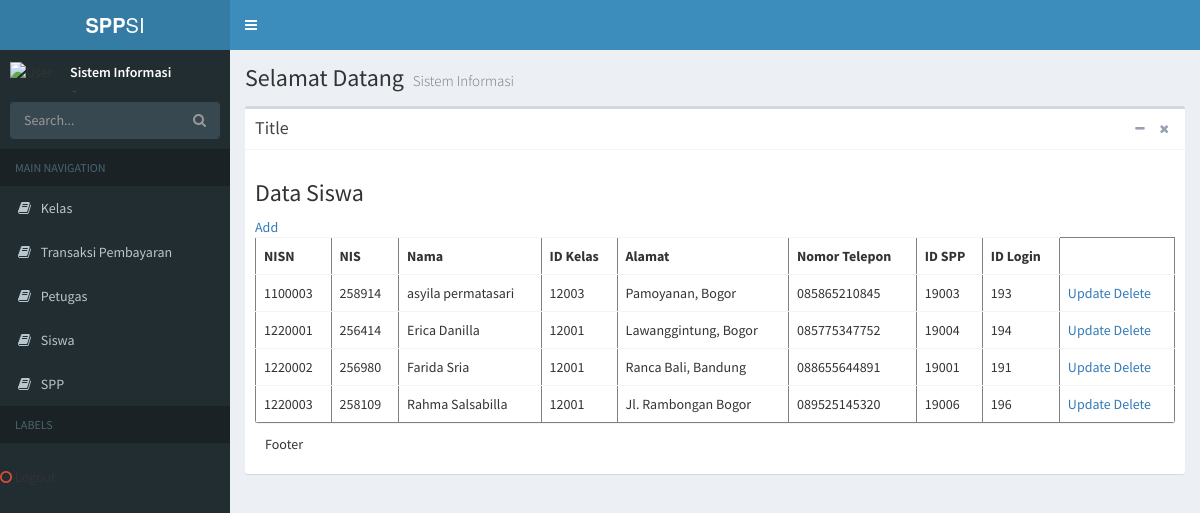
Screenshot of /index.php/welcome/DataSiswa with the database file from the repository.
### tables this page shows
CREATE TABLE `siswa` (
  `nisn` varchar(10) NOT NULL,
  `nis` varchar(8) NOT NULL,
  `nama` varchar(35) NOT NULL,
  `id_kelas` int(11) NOT NULL,
  `alamat` text NOT NULL,
  `no_telp` varchar(13) NOT NULL,
  `id_spp` int(11) NOT NULL,
  `id_login` int(11) NOT NULL,
  `image` varchar(255) NOT NULL DEFAULT 'default.jpg'
);

### application/controllers/Welcome.php (called while the page is built, shortened)
<?php
class Welcome extends CI_Controller {
	function __construct(){
	$this->load->model('MSudi');
	}
public function DataSiswa()
	{
		if($this->uri->segment(4)=='view')
		{
			$nisn=$this->uri->segment(3);
			$tampil=$this->MSudi->GetDataWhere('siswa','nisn',$nisn)->row();
			$data['detail']['nisn']= $tampil->nisn;
            		$data['detail']['nis']= $tampil->nis;
            		$data['detail']['nama']= $tampil->nama;
            		$data['detail']['id_kelas']= $tampil->id_kelas;
            		$data['detail']['alamat']= $tampil->alamat;
            		$data['detail']['no_telp']= $tampil->no_telp;
            		$data['detail']['id_spp']= $tampil->id_spp;
            		$data['detail']['id_login']= $tampil->id_login;
			$data['content']='VFormUpdateSiswa';
		}
		else
		{
			$data['DataSiswa']=$this->MSudi->GetData('siswa');
			$data['content']='VSiswa';
		}
		$this->load->view('VBackend',$data);
	}
}

### index.php (called while the page is built, shortened)
<?php
require_once BASEPATH.'core/CodeIgniter.php';

### application/models/MSudi.php (called while the page is built, shortened)
<?php
class MSudi extends CI_Model
{
    function GetData($tabel)
    {
        $query= $this->db->get($tabel);
        return $query->result();
    }
}

### application/views/VSiswa.php (the view)
<h3 class="box-title">Data Siswa</h3>
              <a href="<?php echo site_url('Welcome/VFormAddSiswa'); ?>">Add</a>
            <div class="box-body table-responsive no-padding">
              <table class="table table-hover" border="1px">
	<tr>
		<th>NISN</th>
		<th>NIS</th>
		<th>Nama</th>
		<th>ID Kelas</th>
		<th>Alamat</th>
		<th>Nomor Telepon</th>
		<th>ID SPP</th>
		<th>ID Login</th>
	</tr>
	<?php
	if(!empty($DataSiswa))
	{
		foreach($DataSiswa as $ReadDS)
		{
	?>
	<tr>
		<td><?php echo $ReadDS->nisn; ?></td>
		<td><?php echo $ReadDS->nis; ?></td>
		<td><?php echo $ReadDS->nama; ?></td>
		<td><?php echo $ReadDS->id_kelas; ?></td>
		<td><?php echo $ReadDS->alamat; ?></td>
		<td><?php echo $ReadDS->no_telp; ?></td>
		<td><?php echo $ReadDS->id_spp; ?></td>
		<td><?php echo $ReadDS->id_login; ?></td>
		<td>
			<a href="<?php echo site_url('Welcome/DataSiswa/'.$ReadDS->nisn.'/view') ?>">Update</a>
			<a href="<?php echo site_url('Welcome/DeleteDataSiswa/'.$ReadDS->nisn) ?>">Delete</a>
		</td>
	</tr>
	<?php
		}
	}
	?>
</table>

### rows the page displays
siswa: nisn "1100003", nis "258914", nama "asyila permatasari", id_kelas "12003", alamat "Pamoyanan, Bogor", no_telp "085865210845", id_spp "19003", id_login "193"
siswa: nisn "1220001", nis "256414", nama "Erica Danilla", id_kelas "12001", alamat "Lawanggintung, Bogor", no_telp "085775347752", id_spp "19004", id_login "194"
siswa: nisn "1220002", nis "256980", nama "Farida Sria", id_kelas "12001", alamat "Ranca Bali, Bandung", no_telp "088655644891", id_spp "19001", id_login "191"
siswa: nisn "1220003", nis "258109", nama "Rahma Salsabilla", id_kelas "12001", alamat "Jl. Rambongan Bogor", no_telp "089525145320", id_spp "19006", id_login "196"
